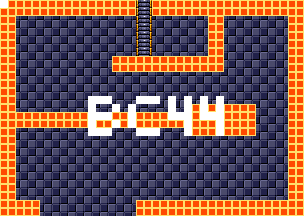

This is a level from a 2D game, rendered from its Tiled map with the project's own tilesets. A one-line summary and the map file follow, with tile-layer data summarised:
An orthogonal 38x27 tile map with 8x8 px tiles, 4 tile layers (background, foreground, room numbers, Objects), 15 tilesets.

<map version="1.5" tiledversion="1.7.1" orientation="orthogonal" renderorder="right-down" width="38" height="27" tilewidth="8" tileheight="8" infinite="0" nextlayerid="11" nextobjectid="1">
 <tileset firstgid="1" source="tilesheets/tsKarniMata.tsx" />
 <tileset firstgid="1025" source="tilesheets/tsVoodooWasp.tsx" />
 <tileset firstgid="2049" source="tilesheets/tsBurial.tsx" />
 <tileset firstgid="3073" source="tilesheets/tsBlueTemple.tsx" />
 <tileset firstgid="4097" source="tilesheets/tsGoddess.tsx" />
 <tileset firstgid="5121" source="tilesheets/tsKonark.tsx" />
 <tileset firstgid="6145" name="sEnemies" tilewidth="8" tileheight="8" tilecount="1024" columns="32">
  <image source="../grapx/tilesheets/sObjects.bmp" trans="ff94ff" width="256" height="256" />
 </tileset>
 <tileset firstgid="7169" source="tilesheets/tsIceTemple.tsx" />
 <tileset firstgid="8193" source="tilesheets/tsLavaArea.tsx" />
 <tileset firstgid="9217" source="tilesheets/tsBossArea.tsx" />
 <tileset firstgid="10241" source="tilesheets/tsPegu.tsx" />
 <tileset firstgid="11265" source="tilesheets/sTiwanakuTemple.tsx" />
 <tileset firstgid="12289" source="tilesheets/sIndraTemple.tsx" />
 <tileset firstgid="13313" source="tilesheets/sTeleport.tsx" />
 <tileset firstgid="14337" source="tilesheets/sObjects.tsx" />
 <layer id="2" name="background" width="38" height="27">
  <data>[1026 cells, 1026 non-empty, 2 distinct tile ids]</data>
 </layer>
 <layer id="1" name="foreground" width="38" height="27">
  <data>[1026 cells, 346 non-empty, 3 distinct tile ids]</data>
 </layer>
 <layer id="7" name="room numbers" width="38" height="27">
  <data>[1026 cells, 41 non-empty, 1 distinct tile ids]</data>
 </layer>
 <layer id="10" name="Objects" width="38" height="27">
  <data>[1026 cells, 0 non-empty, 0 distinct tile ids]</data>
 </layer>
</map>
